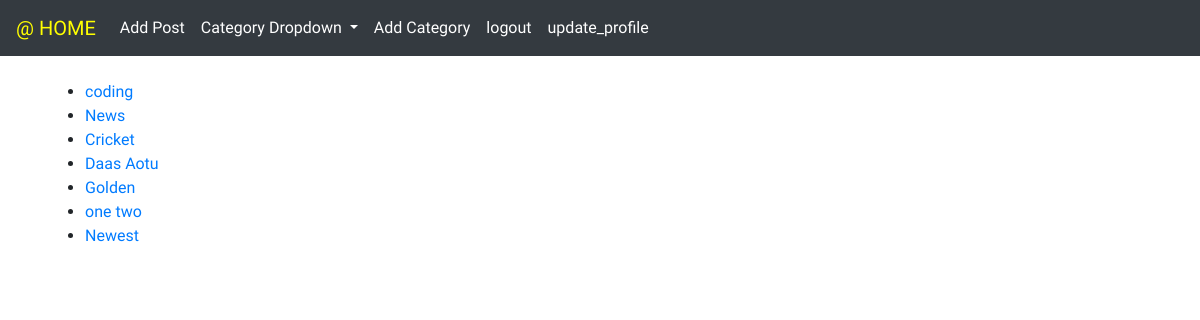
The page /category_list (signed in) on the database its author committed.
### theblog/models.py (models this page shows, shortened)
class Category(models.Model):
    name = models.CharField(max_length=255 )
    def __str__(self):
        return self.name

### theblog/views.py (the view)
# urls.py: path('category_list',categoryListView,name='category_list'),
def categoryListView(request):
    cat_menu = Category.objects.all()    # iska url add karne
    return render(request,'category_list.html',{'cat_menu':cat_menu, })

### theblog/templates/category_list.html
{% extends 'base.html' %}
{% block content %}
<ul>
{% for category in cat_menu %}
    <li> <a href= "{% url 'categories' category.name|slugify %}">{{category.name}}</a>
    </li>
{% endfor %}
</ul>
{% endblock %}

### theblog/templates/base.html (style rules this page uses)
body { font-family: 'Koh Santepheap', cursive; }

### rows shown on the page
Category: name "coding"
Category: name "News"
Category: name "Cricket"
Category: name "Daas Aotu"
Category: name "Golden"
Category: name "one two"
Category: name "Newest"
